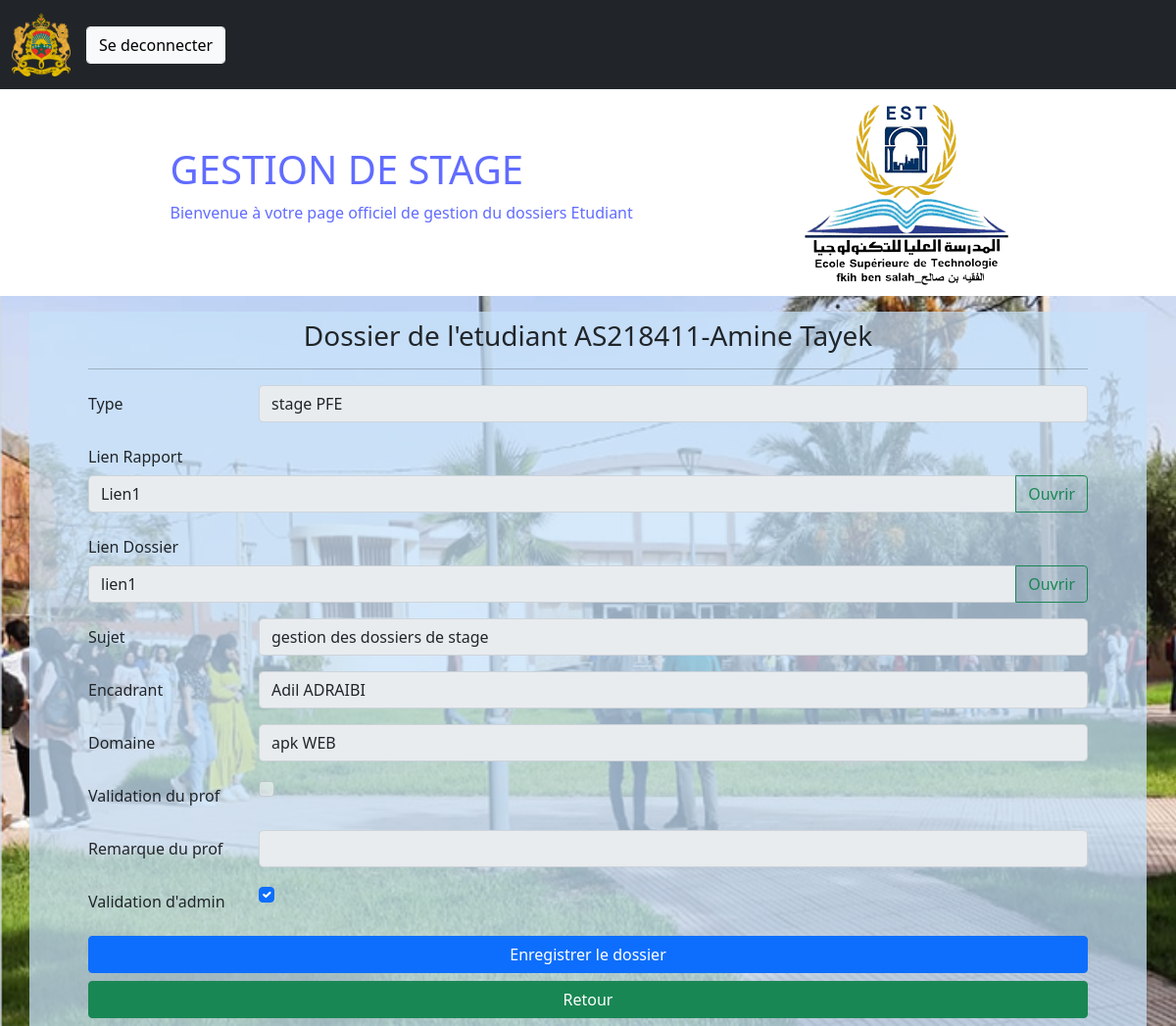
Screenshot of /afficherDossierAdmin/1/J363077 (signed in) with the database file from the repository.
### manager/models.py (models this page shows, shortened)
class Dossiers(models.Model):
    TYPES = (
        ("1", "Stage d'initiation"),
        ('2', 'stage technique'),
        ('3', 'stage PFE'),
        ('4', 'Stage Professionel'),
    )
    NIVEAUX = (
        ("1ere Annee", "1ere Annee"),
        ("2eme Annee", "2eme Annee"),
        ('Licence Professionelle', 'Licence Professionelle'),
    )
    Type = models.CharField(max_length=50, choices=TYPES)
    Rapport = models.CharField(max_length=100, null=False, blank=False)
    Doss= models.CharField(max_length=100, null=False, blank=False)
    Sujet = models.CharField(max_length=100, null=False, blank=False)
    Encadrant = models.CharField(max_length=100, null=False, blank=False)
    Domaine = models.CharField(max_length=100, null=False, blank=False)
    Nom_filiere = models.CharField(max_length=100)
    Year = models.DateField(auto_now=False, auto_now_add=False)
    Niveau = models.CharField(max_length=50, choices = NIVEAUX)
    Student = models.ForeignKey(Student, on_delete=models.CASCADE)
    ValidationProf = models.BooleanField(default=False)
    ValidationAdmin = models.BooleanField(default=False)
    RemarqueProf = models.CharField(max_length=255, blank=True, null=True)
    RemarqueAdmin = models.CharField(max_length=255, blank=True, null=True)
    class Meta:
        ordering=['Type']

class User(AbstractUser):
    class Role(models.TextChoices):
        ADMIN="ADMIN", 'ADMIN'
        PROF="PROF", 'PROF'
        ETUDIANT="ETUDIANT", 'ETUDIANT'
    SEX = (
        ("Male", "Male"),
        ('Female', 'Female'),
    )
    base_role=Role.ADMIN
    base_role1=Role.ETUDIANT
    role = models.CharField(max_length = 20, choices= Role)
    Sex =  models.CharField(max_length = 10, choices=SEX)
    adresse=models.TextField(max_length=150,null=True)
    tel=models.CharField(max_length=40,null=True)
    Napog=models.IntegerField(default=0,null=True)
    CNE=models.CharField(max_length=50,null=True)
    dateN= models.DateField(auto_now=False, auto_now_add=False, null=True)
    lieuxN = models.CharField(max_length=50,null=True)
    SPC = models.CharField(max_length = 50,null=True)

### manager/views.py (the view, shortened to what this page needs)
# urls.py: path('afficherDossierAdmin/<int:pk>/<str:prof>', views.afficherDossierAdmin, name='afficherDossierAdmin'),
def afficherDossierAdmin(request, pk, prof):
    if request.user.is_authenticated and request.user.role == 'ADMIN':
        dossier=Dossiers.objects.get(pk=pk)
        return render(request, 'manager/afficherDossierAdmin.html', {'dossier':dossier, 'prof':prof})

### templates/manager/afficherDossierAdmin.html (shortened to what this page needs)
{% extends 'manager/base.html' %}
{% block content %}
<div class="form container">
    <h3>Dossier de l'etudiant {{ dossier.Student.username }}-{{ dossier.Student.last_name }} {{ dossier.Student.first_name }} </h3>
  <hr>
      <div class="mb-3 row">
        <label for="Type" class="col-sm-2 col-form-label">Type</label>
        <div class="col-sm-10">
          <input type="text" class="form-control" id="Type" name="Type" value= "{{ dossier.get_Type_display }}" disabled/>
        </div>
      </div>
    <div class="mb-3 row">
      <label for="Rapport" class="col-sm-2 col-form-label">Lien Rapport</label>
      <div class="input-group col-sm-10">
        <input type="text" class="form-control" id="Rapport" name="Rapport" value="{{ dossier.Rapport }}" disabled/>
        <a class="btn btn-outline-success" type="button" href="#">Ouvrir</a>
      </div>
    </div>
    <div class="mb-3 row">
      <label for="Dossier" class="col-sm-2 col-form-label">Lien Dossier</label>
      <div class="input-group col-sm-10">
        <input type="text" class="form-control" id="Dossier" name="Dossier" value="{{ dossier.Doss }}" disabled/>
        <a class="btn btn-outline-success" type="button" href="#">Ouvrir</a>
      </div>
    </div>
    <div class="mb-3 row">
      <label for="Sujet" class="col-sm-2 col-form-label">Sujet</label>
      <div class="col-sm-10">
        <input type="text" class="form-control" id="Sujet" name="Sujet" value="{{ dossier.Sujet }}" disabled/>
      </div>
    </div>
    <div class="mb-3 row">
      <label for="Encadrant" class="col-sm-2 col-form-label">Encadrant</label>
      <div class="col-sm-10">
        <input type="text" class="form-control" id="Encadrant" name="Encadrant" value="{{ dossier.Encadrant }}" disabled />
      </div>
    </div>
    <div class="mb-3 row">
      <label for="Domaine" class="col-sm-2 col-form-label">Domaine</label>
      <div class="col-sm-10">
        <input type="text" class="form-control" id="Domaine" name="Domaine" value="{{ dossier.Domaine }}" disabled />
      </div>
    </div>
    <form action="{% url 'afficherDossierAdmin' dossier.pk prof %}" method="POST">
    <div class="mb-3 row">
      <label for="validationp" class="col-sm-2 col-form-label">Validation du prof</label>
      <div class="col-sm-10">
        <input class="form-check-input"  type="checkbox" name="val" {% if dossier.ValidationProf %} checked  {% endif %} disabled >
      </div>
    </div>
    {% if not dossier.ValidationProf %}
    <div class="mb-3 row">
      <label for="validationa" class="col-sm-2 col-form-label">Remarque du prof</label>
      <div class="col-sm-10">
        <input class="form-control"  type="textfield" {% if dossier.RemarqueProf is None %} value=""  {% else %} value="{{ dossier.RemarqueProf }}"{% endif %} name="remarqProf" disabled >
      </div>
    </div>
    {% endif %}
    <div class="mb-3 row">
      <label for="validationa" class="col-sm-2 col-form-label">Validation d'admin</label>
      <div class="col-sm-10">
        <input class="form-check-input" id="chek1" name="valA" type="checkbox" {% if dossier.ValidationAdmin %} checked {% endif %}>
      </div>
    </div>
    {% if request.user.role == 'PROF' or request.user.role == 'ADMIN' %}
      <div class="d-grid gap-2">
        <button class="btn btn-primary" type="submit">Enregistrer le dossier</a>
      </div>
    {% endif %}
  </form>
    <div class="d-grid gap-2">
      <a class="btn btn-success mt-2" href="{% url 'listDossiers' dossier.Niveau dossier.Nom_filiere dossier.Year.year dossier.Encadrant prof %}">Retour</a>
    </div>
</div>
{% endblock content %}

### rows the page displays
Dossiers: Student.username "AS218411", Student.last_name "Amine", Student.first_name "Tayek", Type "stage PFE", Rapport "Lien1", Dossier "lien1", Sujet "gestion des dossiers de stage", Encadrant "Adil ADRAIBI", Domaine "apk WEB", ValidationAdmin "☑"
